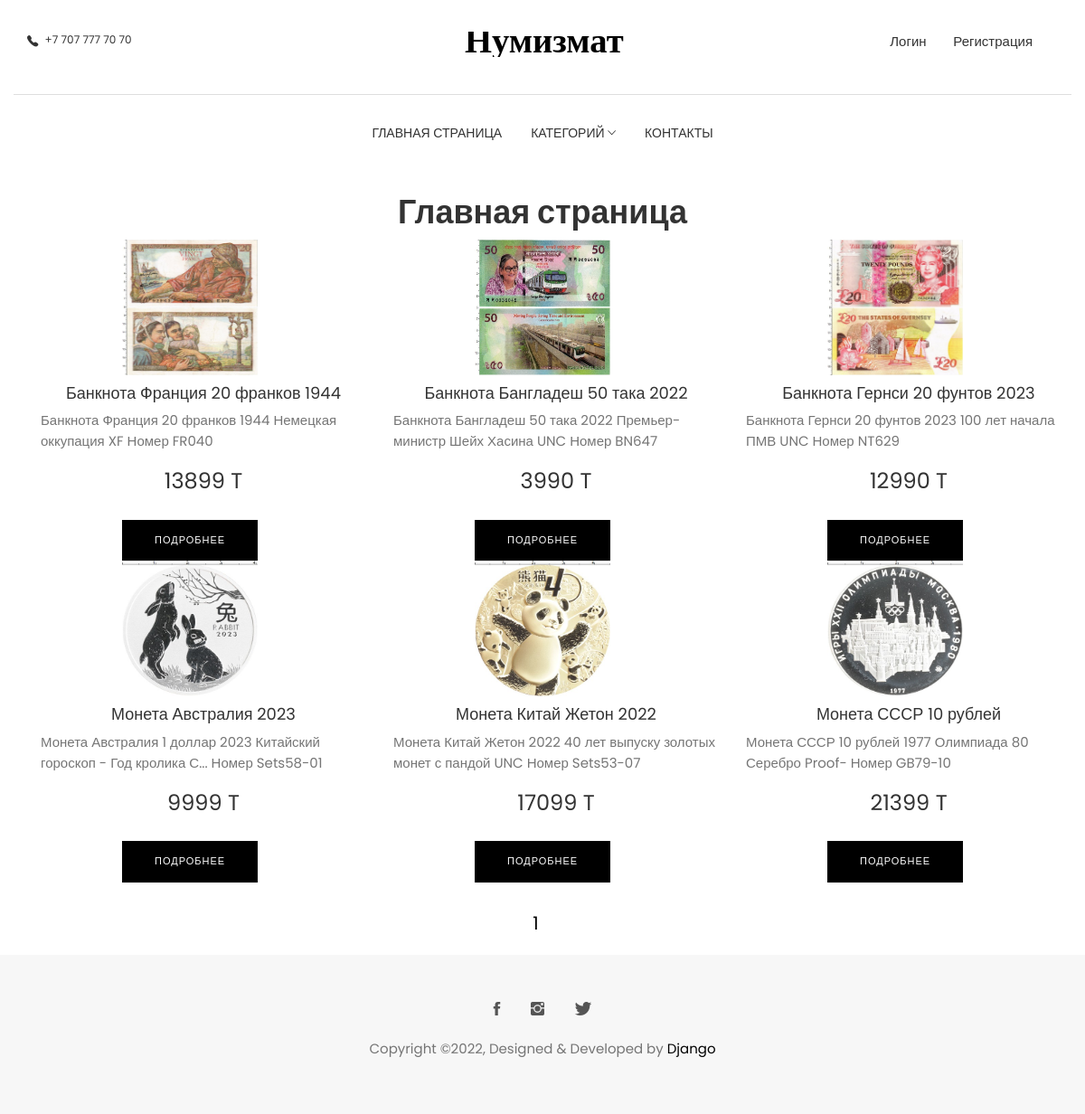
Before: / with the older database file.
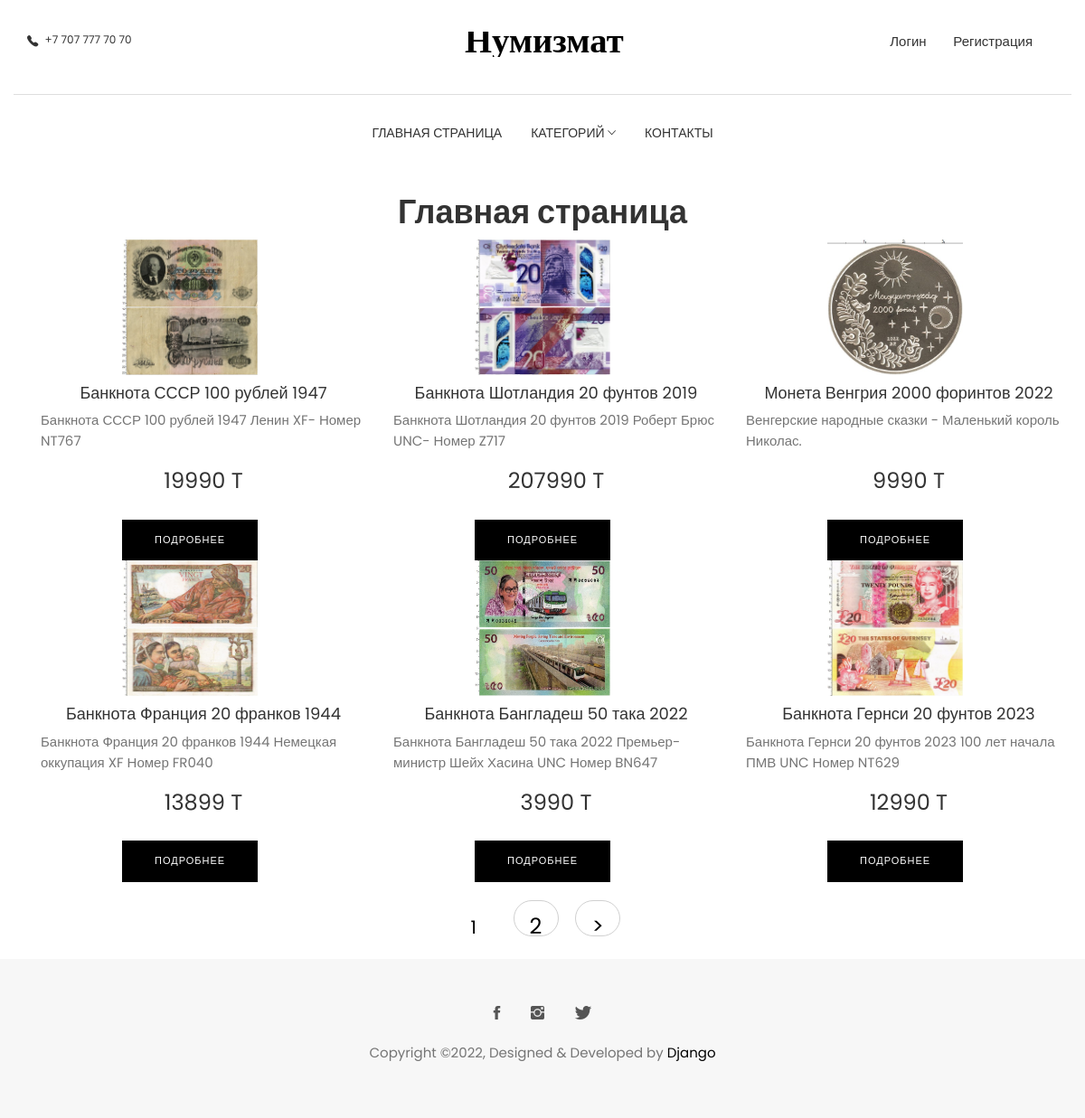
After: the same page with the newer database file.
### numizoomi/models.py (models this page shows, shortened)
class Money(models.Model):
    title = models.CharField(max_length=255, verbose_name="Заголовок")
    slug = models.SlugField(max_length=255, unique=True, db_index=True, verbose_name="URL")
    description = models.TextField(blank=True, verbose_name="Описание")
    country = models.CharField(max_length=255, verbose_name="Производства")
    year = models.CharField(max_length=255, verbose_name="Год")
    count = models.CharField(max_length=255, verbose_name="Количество")
    price = models.CharField(max_length=255, verbose_name="Цена")
    metal = models.CharField(max_length=255, verbose_name="Металл")
    time_create=models.DateTimeField(auto_now_add=True, verbose_name="Время создания")
    time_update=models.DateTimeField(auto_now=True, verbose_name="Время изменения")
    is_published=models.BooleanField(default=True, verbose_name="Публикация")
    image=models.ImageField(upload_to="images/%Y/%m/%d/", verbose_name="Фото")
    category_id=models.ForeignKey('Category', on_delete=models.PROTECT, verbose_name="Категории")
    user = models.ForeignKey(User, verbose_name='Пользователь', on_delete=models.CASCADE)
    def get_absolute_url(self):
        return reverse('money', kwargs={'money_slug':self.slug})
    class Meta:
        verbose_name_plural= 'Монеты'
        ordering = ['-time_create', 'title']

### numizoomi/views.py (the view)
# urls.py: path('', MoneyHome.as_view(), name='home'),
class MoneyHome(DataMixin, ListView):
    model = Money
    template_name = 'numizoomi/index.html'
    context_object_name = 'posts'
    def get_context_data(self, *, object_list=None, **kwargs):
        context = super().get_context_data(**kwargs)
        c_def = self.get_user_context(title = 'Главная страница')
        return dict(list(context.items()) + list(c_def.items()))
    def get_queryset(self):
        return Money.objects.filter(is_published=True).select_related('category_id')

### numizoomi/models.py (called while the page is built)
    def get_absolute_url(self):
        return reverse('category', kwargs={'category_id':self.pk})

### numizoomi/templatetags/numizoomi_tags.py (called while the page is built)
@register.simple_tag(name="getcats")
def get_categories(filter=None):
    if not filter:
        return Category.objects.all()
    else:
        return Category.objects.filter(pk=filter)

@register.inclusion_tag("numizoomi/list_categories.html")
def show_categories(sort=None, cat_selected=0):
    if not sort:
        cats = Category.objects.all()
    else:
        cats = Category.objects.order_by(sort)
    return {"cats": cats, "cat_selected": cat_selected}

### numizoomi/utils.py (called while the page is built)
    def get_user_context(self, **kwargs):
        context = kwargs
        cats = cache.get('category_id')
        if not cats:
            cats = Category.objects.annotate(Count('money'))
            cache.set('category_id', cats, 60)
        context['cats'] = cats
        if 'cat_selected' not in context:
            context['cat_selected'] = 0
        return context

### numizoomi/templates/numizoomi/index.html
{% extends 'numizoomi/layout.html' %}
{% load static %}
{% block content %}
<div class="container ">
        <div class="row justify-content-center">
            <div class="col-md-12">
                    <h1 class="text-center mb-5"><strong>Главная страница</strong></h1>
                    <div class="container py-5">
                        <div class="row">
							{% for p in posts %}
								<div class="col-lg-4 col-md-12 mb-5" >
                                    <div class="card justify-content-center">
										{% if p.image %}
                                        <div class="bg-image hover-overlay ripple mx-auto" data-mdb-ripple-color="light">
                                            <img src="{{p.image.url}}"  height="150px" width="150px" style="margin-left:90px;"/>
                                        </div>
										{% endif %}
                                        <div class="card-body" style="height: 150px;">
                                            <h4 class="card-title text-center">{{p.title}}</h4>
                                            <p class="card-text">	{% autoescape on %} {{p.description|linebreaks|truncatewords:50}} {% endautoescape %}</p>
                                            <h3 class="card-text text-center mt-5">{{p.price}} T</h3>
                                        </div>
										<div class="card-footer" style="display: flex;justify-content:space-between;">
										<p class="link-read-post btn btn-main pull-right mb-3" style="margin-left:90px;"><a href="{{ p.get_absolute_url }}" style="color:white;">Подробнее</a></p>
										</div>
                                    </div>
                                </div>
						{% endfor %}
						</div>
					</div>
			</div>
		</div>
</div>
{% endblock %}

Changed rows visible on the page:
no longer on this page (row unchanged): Money: image (picture), title "Монета Австралия 2023", description "Монета Австралия 1 доллар 2023 Китайский гороскоп - Год кролика С... Номер Sets58-01", price "9999"
no longer on this page (row unchanged): Money: image (picture), title "Монета Китай Жетон 2022", description "Монета Китай Жетон 2022 40 лет выпуску золотых монет с пандой UNC Номер Sets53-07", price "17099"
no longer on this page (row unchanged): Money: image (picture), title "Монета СССР 10 рублей", description "Монета СССР 10 рублей 1977 Олимпиада 80 Серебро Proof- Номер GB79-10", price "21399"
added Money: image (picture), title "Банкнота СССР 100 рублей 1947", description "Банкнота СССР 100 рублей 1947 Ленин XF- Номер NT767", price "19990"
added Money: image (picture), title "Банкнота Шотландия 20 фунтов 2019", description "Банкнота Шотландия 20 фунтов 2019 Роберт Брюс UNC- Номер Z717", price "207990"
added Money: image (picture), title "Монета Венгрия 2000 форинтов 2022", description "Венгерские народные сказки - Маленький король Николас.", price "9990"
Other visible differences:
new list line: "2"
